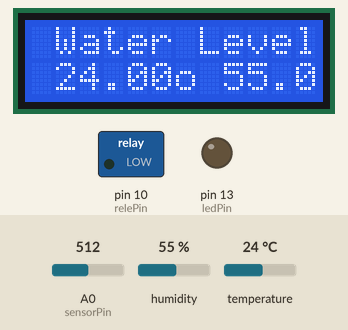
Bench run of a sketch on a simulated Arduino Uno, built with avr-gcc and run on an emulated ATmega328P. Parts: 12×2 character LCD, switched loads named in the sketch (green lamp = pin HIGH), output pins drawn as LEDs (lit = HIGH). The inputs (shaded band) are chosen by the test bench; at power-on: A0 (sensorPin) = 512, humidity 55 %, temperature 24 °C. What the sketch prints to the serial monitor is not drawn.

Above: at 1.2 s.
1.3 s: A0 (sensorPin) set to 211
4.1 s: A0 (sensorPin) set to 192
At 4.8 s:
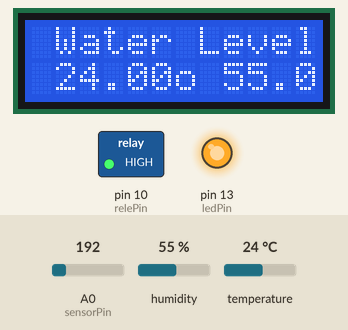
6.9 s: A0 (sensorPin) set to 210
At 9.5 s:
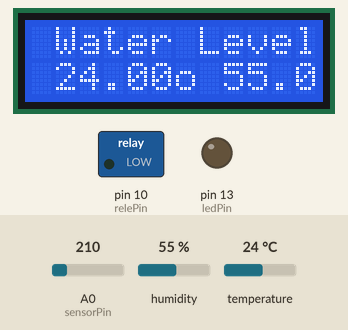
9.8 s: A0 (sensorPin) set to 90
At 10.8 s:
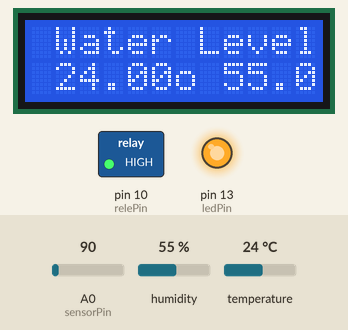
12.6 s: humidity set to 22 %
At 15.7 s:
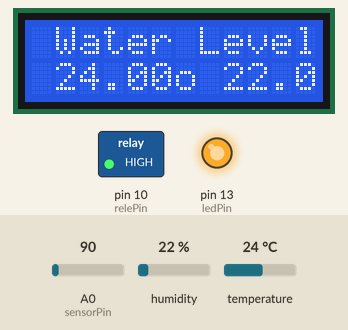
16.0 s: temperature set to 12 °C
At 16.9 s:
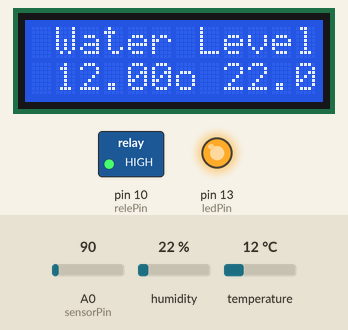
Timing chart, 0 to 19.0 s (numbered marks = the images above; inputs shaded):
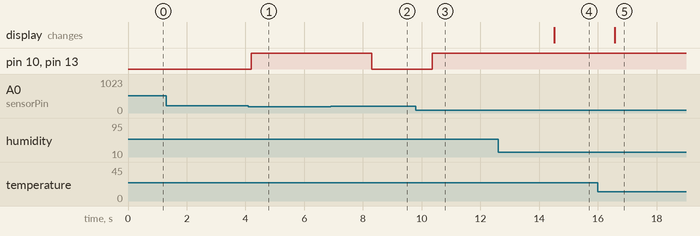

Measured:
- the behaviour switches between 201 and 200 on A0 (sensorPin) (found by bisection; images 0 and 1)
- after the input at 1.3 s, every drawn part: stays the same
- after the input at 4.1 s, pin 10 (relePin), pin 13 (ledPin): LOW → HIGH after 0.09 s
- after the input at 6.9 s, pin 10 (relePin), pin 13 (ledPin): HIGH → LOW after 1.4 s
- after the input at 9.8 s, pin 10 (relePin), pin 13 (ledPin): LOW → HIGH after 0.56 s
- after the input at 12.6 s, the display: changes after 1.9 s (image 4)
- after the input at 16.0 s, the display: changes after 0.57 s (image 5)

The sketch:

WaterControl.ino
```cpp
#include <dht.h>
#include <Wire.h>
#include <LiquidCrystal_I2C.h>

#define DHT11_PIN 7

dht DHT;
LiquidCrystal_I2C lcd(0x27, 12, 2);
int sensorValue = 0;
int sensorPin = A0;
int ledPin = 13;
int relePin = 10;

void setup() {
  Serial.begin(9600);

  lcd.init();
  lcd.backlight();

  pinMode(ledPin, OUTPUT);
  digitalWrite(ledPin, LOW);

  pinMode(relePin, OUTPUT);
  digitalWrite(relePin, LOW);
}

void loop() {

  lcd.clear();

  sensorValue = analogRead(sensorPin);
  Serial.println(sensorValue);

  lcd.setCursor(1,0);
  if (sensorValue <= 100) {
    lcd.print("Water Level Empty ");
    digitalWrite(ledPin, HIGH);
    digitalWrite(relePin, HIGH);

  } else if (sensorValue > 100 && sensorValue <= 200) {
    lcd.print("Water Level Low");
    digitalWrite(ledPin, HIGH);
    digitalWrite(relePin, HIGH);

  } else if (sensorValue > 200 && sensorValue <= 400) {
    lcd.print("Water Level Medium");
    digitalWrite(ledPin, LOW);
    digitalWrite(relePin, LOW);

  } else if (sensorValue > 400) {
    lcd.print("Water Level High");
    digitalWrite(ledPin, LOW);
    digitalWrite(relePin, LOW);
  }

  lcd.setCursor(1,1);
  int chk = DHT.read11(DHT11_PIN);
  float t = DHT.temperature;
  float h = DHT.humidity;

  lcd.print(t);
  lcd.print("o ");
  lcd.print(h);
  lcd.print("%");

  delay(2000);
}
```
